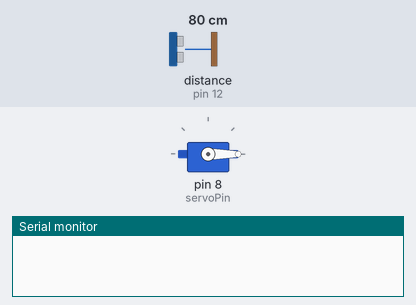
Recording of a sketch running on a simulated Arduino Uno, built with avr-gcc and run on an emulated ATmega328P. Shown: servo, the last lines printed to the serial monitor. Wiring (inferred from the names in the program): ultrasonic range finder: trigger pin 13; echo pin 12. Inputs (shaded band) come from the test bench; at power-on: distance to the obstacle (sensor on pin 12) 80 cm. The echo pulse lasts 58.3 µs per cm.

Above: at 1.2 s.
1.3 s: distance to the obstacle (sensor on pin 12) set to 12 cm
2.8 s: distance to the obstacle (sensor on pin 12) set to 9 cm
At 3.8 s:
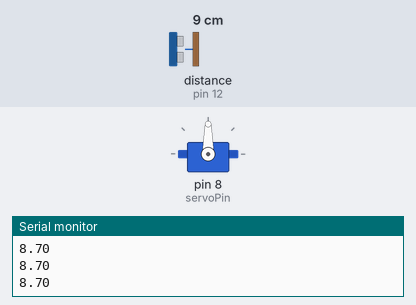
4.3 s: distance to the obstacle (sensor on pin 12) set to 2 cm
At 4.9 s:
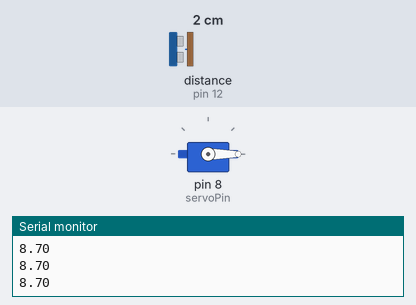
5.8 s: distance to the obstacle (sensor on pin 12) set to 7 cm
At 6.1 s:
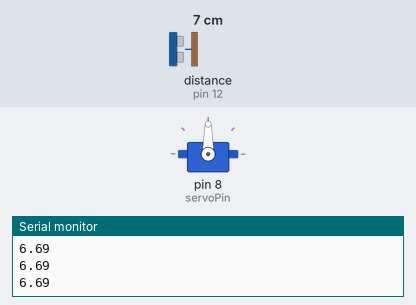
Timing chart, 0 to 8.3 s (numbered marks = the images above; inputs shaded):
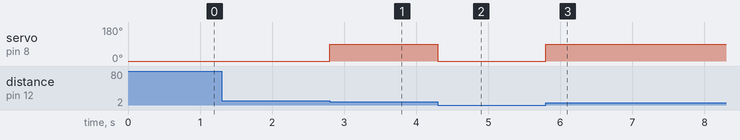

Measured:
- the behaviour switches between 11 and 10 cm on distance to the obstacle (sensor on pin 12) (found by bisection; images 0 and 1)
- after the input at 1.3 s, every drawn part: stays the same
- after the input at 2.8 s, servo on pin 8 (servoPin): 0° → 90° at once
- after the input at 4.3 s, servo on pin 8 (servoPin): 90° → 0° at once
- after the input at 5.8 s, servo on pin 8 (servoPin): 0° → 90° at once

The sketch:

CarSensor.ino
```cpp
#include <Servo.h>
Servo servo;

//Ultrasonic sensor and Servo pin declaration
int trigPin = 13;
int echoPin = 12;
int servoPin = 8;

float distance;
long duration;

void setup() {
  //pin and servo set up
  pinMode(trigPin, OUTPUT);
  pinMode(echoPin, INPUT);

  servo.attach(servoPin);

  servo.write(0);

  Serial.begin(9600);
}

void loop() {

  // Ultrasonic Sensor logic
  digitalWrite(trigPin, LOW);
  delayMicroseconds(2);
  digitalWrite(trigPin, HIGH);
  delayMicroseconds(10);
  digitalWrite(trigPin, LOW);

  duration = pulseIn(echoPin, HIGH);
  distance = (duration * 0.0343) / 2;

  //If car is within range rotate servo to 90 to open the 'gate'
  if (distance > 4 && distance < 10) {
    servo.write(90);
    Serial.println(distance);

  } else {
    servo.write(0);
  }
}
```
